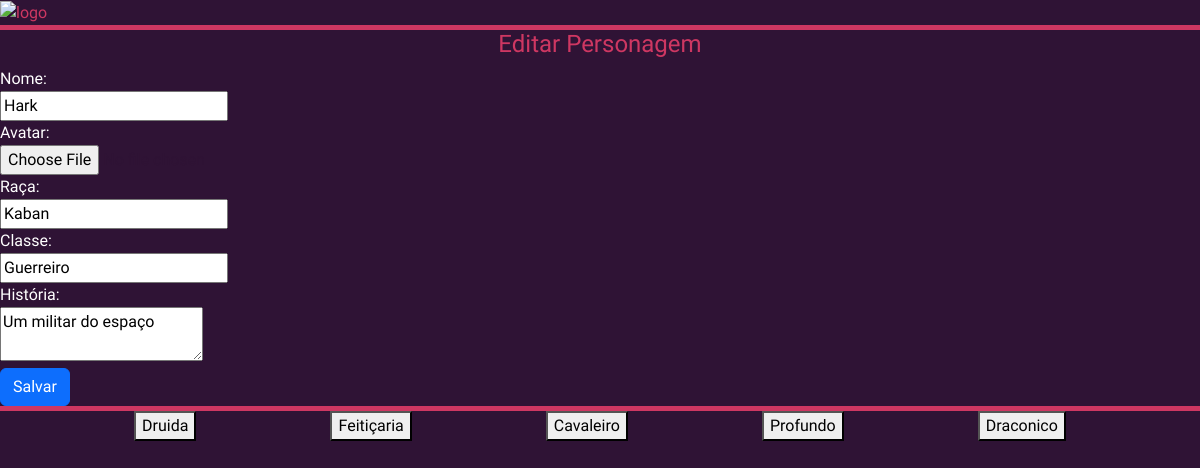
Screenshot of /area/editar-personagem/3/ (signed in) with the database file from the repository.
### website/area_administrativa/models.py (models this page shows, shortened)
class Personagem(models.Model):
    usuario = models.ForeignKey(Usuario, on_delete=models.DO_NOTHING, blank = True, null = True)
    nome_personagem = models.CharField(verbose_name ="personagem",max_length=50, blank=False, null=False,)
    avatar_personagem = models.ImageField(verbose_name ="avatar", upload_to='personagens/')
    raca = models.CharField(verbose_name ="raça",max_length=50, blank=True, null=True,)
    classe = models.ForeignKey(Classe, on_delete=models.DO_NOTHING, blank = True, null = True, related_name="personagens" )
    historia = models.TextField(verbose_name ="historia",  blank=True, null= True)
    class Meta:
        verbose_name_plural = 'Personagens'
        verbose_name = 'Personagem'
        ordering = ('nome_personagem',)

class Classe(models.Model):
    nome_classe = models.CharField(verbose_name ="classe",max_length=100, blank=True, null=True,)
    class Meta:
        verbose_name_plural = 'Classes'
        verbose_name = 'Classe'
        ordering = ('nome_classe',)
    def __str__(self):
        return self.nome_classe

### website/area_administrativa/views.py (the view, shortened to what this page needs)
# urls.py: path('editar-personagem/<int:id>/', views.editar_personagem, name='editar_personagem'),
@login_required
def editar_personagem(request, id):
    personagem = get_object_or_404(Personagem, id=id)
    return render(request, 'personagens/editar.html', {'personagem': personagem})

### website/area_administrativa/templates/personagens/editar.html (shortened to what this page needs)
{% extends 'base.html' %}
{% block 'conteudo' %}
<h2>Editar Personagem</h2>
<form method="POST" enctype="multipart/form-data">
  <label>Nome:</label><br>
  <input type="text" name="nome_personagem" value="{{personagem.nome_personagem}}" required><br>
  <label>Avatar:</label><br>
  <input type="file" name="avatar_personagem"><br>
  <label>Raça:</label><br>
  <input type="text" name="raca" value="{{personagem.raca}}"><br>
  <label>Classe:</label><br>
  <input type="text" name="classe" value="{{personagem.classe}}"><br>
  <label>História:</label><br>
  <textarea name="historia">{{personagem.historia}}</textarea><br>
  <button type="submit" class="btn btn-primary">Salvar</button>
</form>
{% endblock %}

### website/static/css/main.css (style rules this page uses)
body { background-color: var(--cor-fundo); background-repeat: repeat; height: 100%; margin: 0; font-family: 'Arvo', 'Crete Round', 'PT Serif', 'Volkhov', serif; color: var(--cor-fundo); }
h2 { text-align: center; font-size: x-large; color: var(--cor-destaque); }
label { color: var(--cor-texto); }

### rows the page displays
Personagem: nome_personagem "Hark", raca "Kaban", classe "Guerreiro", historia "Um militar do espaço"
